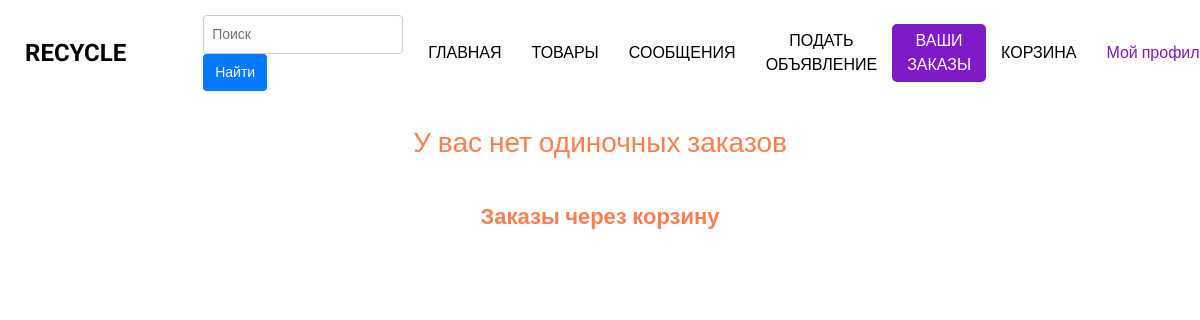
Before: /view-orders-of-user-account/ (signed in) with the older database file.
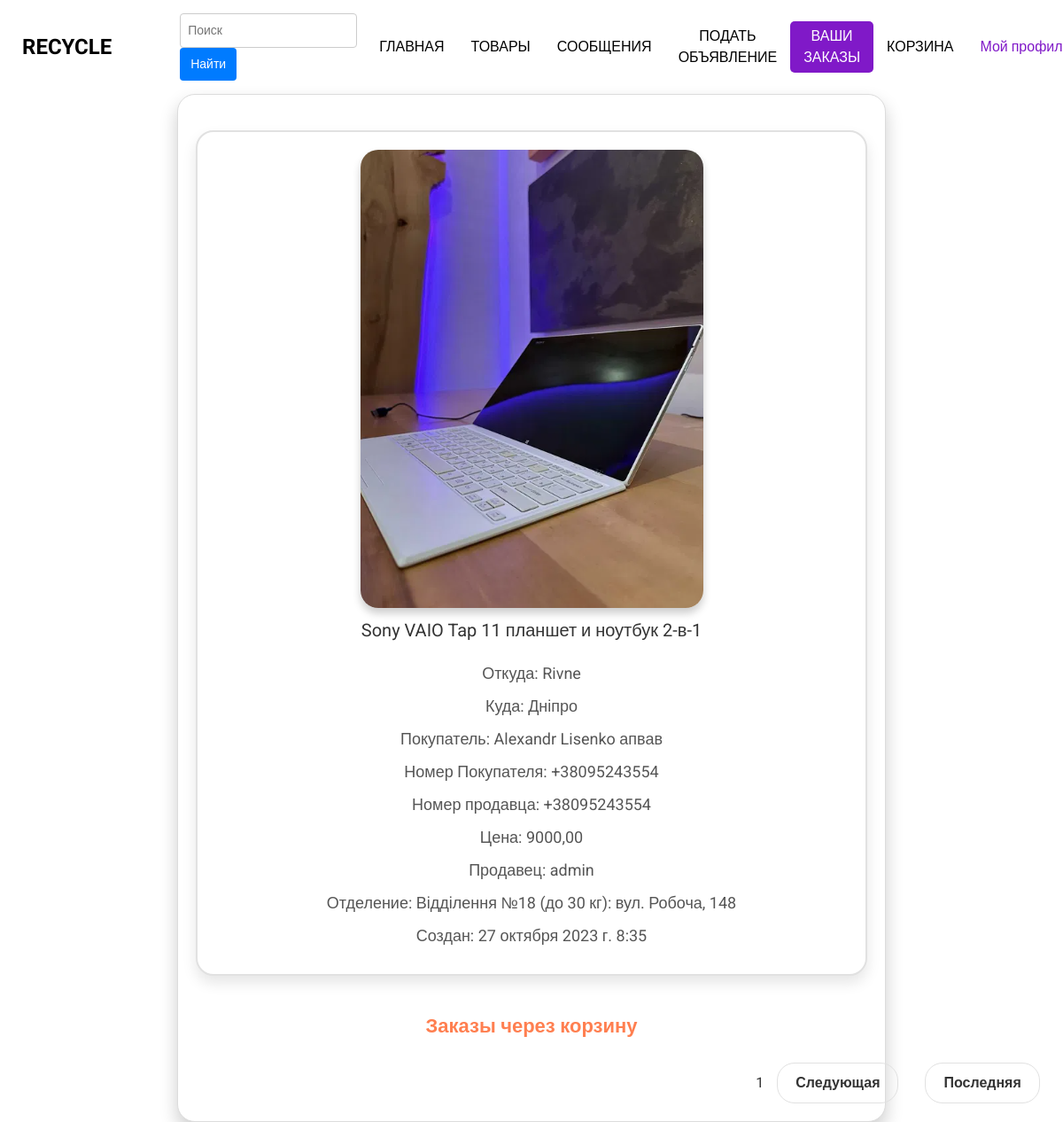
After: the same page with the newer database file.
### bboard/models.py (models this page shows, shortened)
class Order(models.Model):
    product = models.ForeignKey(Product, on_delete=models.CASCADE, verbose_name="Товар")
    customer_name = models.ForeignKey(User, on_delete=models.CASCADE, verbose_name="Клиент")
    email = models.EmailField(verbose_name="Email", blank=True)
    name = models.CharField(max_length=100, null=True, verbose_name="Имя клиента")
    surname = models.CharField(max_length=100, null=True, verbose_name="Фамилия клиента")
    phone_number = models.CharField(max_length=50, null=True, verbose_name="Номер телефона")
    city = models.CharField(max_length=100, null=True, verbose_name="Населенный пункт")
    department = models.CharField(max_length=600, null=True, verbose_name="Отделение")
    created_at = models.DateTimeField(auto_now_add=True, verbose_name="Дата создания")
    class Meta:
        verbose_name = "Заказ"
        verbose_name_plural = "Заказы"

class Product(models.Model):
    user = models.ForeignKey(User, on_delete=models.CASCADE, verbose_name="Пользователь")
    category = models.ForeignKey(Category, on_delete=models.CASCADE, verbose_name="Категория")
    title = models.CharField(max_length=200, verbose_name="Заголовок")
    slug = models.SlugField(unique=True, max_length=400, verbose_name="URL", blank=True)
    description = models.TextField(verbose_name="Описание")
    price = models.DecimalField(max_digits=10, decimal_places=2, verbose_name="Цена")
    image_1 = models.ImageField(upload_to="products", null=True, blank=True, verbose_name="Первое изображение")
    image_2 = models.ImageField(upload_to='products', null=True, blank=True, verbose_name="Второе изображение")
    image_3 = models.ImageField(upload_to='products', null=True, blank=True, verbose_name="Третье изображение")
    created_at = models.DateTimeField(auto_now_add=True, null=True, verbose_name="Дата создания")
    thumbnail_1 = ImageSpecField(source='image_1',
                                 processors=[ResizeToFill(500, 500)],
                                 format='JPEG',
                                 options={'quality': 100})
    thumbnail_2 = ImageSpecField(source='image_2',
                                 processors=[ResizeToFill(500, 500)],
                                 format='JPEG',
                                 options={'quality': 100})
    thumbnail_3 = ImageSpecField(source='image_3',
                                 processors=[ResizeToFill(500, 500)],
                                 format='JPEG',
                                 options={'quality': 100})
    class Meta:
        verbose_name = "Товар"
        verbose_name_plural = "Товары"

### accounts/models.py (models this page shows, shortened)
class User(AbstractUser):
    phone_number = models.CharField(max_length=20, verbose_name="Номер телефона")
    city = models.CharField(max_length=100, choices=CITY_CHOICES, verbose_name="Населенный пункт")
    average_rating = models.DecimalField(max_digits=3, decimal_places=2, default=0.0, verbose_name="Средний рейтинг")
    total_ratings = models.PositiveIntegerField(default=0, verbose_name="Количество оценок")

### bboard/views.py (the view)
# urls.py: path("view-orders-of-user-account/", views.orders_of_user, name="orders_of_user"),
@login_required
def orders_of_user(request):
    orders = services.get_user_orders(request.user)
    page_obj = services.paginate_orders(request, orders)
    return render(request, "products/orders.html",
                  {"page_obj": page_obj})

### bboard/services.py (called while the page is built)
def get_user_orders(user):
    return Order.objects.select_related('product__user').filter(customer_name=user)

def paginate_orders(request, orders, per_page=1):
    paginator = Paginator(orders, per_page)
    page_number = request.GET.get('page')
    return paginator.get_page(page_number)

### templates/products/orders.html (shortened to what this page needs)
{% extends 'products/new/base.html' %}
{% load static %}
{% block styles %}
    <link rel="stylesheet" type="text/css" href="{% static 'orders.css' %}">
{% endblock %}
{% block content %}
    {% if page_obj %}
        <div class="orders">
            {% for order in page_obj %}
                <div class="order">
                    <div class="product-image">
                        <img src="{{ order.product.image_1.url }}" alt="{{ order.product.title }}">
                    </div>
                    <div class="product-details">
                        <p>{{ order.product.title }}</p>
                    </div>
                    <div class="order-info">
                        <p>Откуда: {{ order.product.user.city }}</p>
                        <p>Куда: {{ order.city }}</p>
                        <p>Покупатель: {{ order.name }} {{ order.surname }}</p>
                        <p>Номер Покупателя: {{ order.phone_number }}</p>
                        {% if order.product.user.phone_number %}
                            <p>Номер продавца: {{ order.product.user.phone_number }}</p>
                        {% endif %}
                        <p>Цена: {{ order.product.price }}</p>
                        <p>Продавец: {{ order.product.user.username }}</p>
                        <p>Отделение: {{ order.department }}</p>
                        <p>Создан: {{ order.created_at }}</p>
                    </div>
                </div>
            {% endfor %}
            <a class="centered-link" href="{% url 'orders_of_user_from_cart' %}">Заказы через корзину</a>
            {% if page_obj.has_previous or page_obj.has_next %}
                <div class="pagination" align="center">
                    <span class="current-page">{{ page_obj.number }}</span>
                    {% if page_obj.has_next %}
                        <a href="?page={{ page_obj.next_page_number }}">Следующая</a>
                        <a href="?page={{ page_obj.paginator.num_pages }}">Последняя</a>
                    {% endif %}
                </div>
            {% endif %}
        </div>
    {% else %}
        <h1 class="no-orders-message">У вас нет одиночных заказов</h1>
        <a class="centered-link" href="{% url 'orders_of_user_from_cart' %}">Заказы через корзину</a>
    {% endif %}
{% endblock %}

### templates/products/new/base.html (shortened to what this page needs)
{% load static %}
<!DOCTYPE html>
<html lang="en">
<head>
    {%block styles%}{% endblock %}
    <link rel="stylesheet" type="text/css" href="{%static 'css/bootstrap.css'%}"/>
    <link href="{%static 'css/font-awesome.min.css'%}" rel="stylesheet"/>
    <link href="{% static 'css/style.css'%}" rel="stylesheet"/>
    <link href="{% static 'css/responsive.css'%}" rel="stylesheet"/>
</head>
<body>
<div class="hero_area">
    <header class="header_section">
        <div class="container-fluid">
            {% with request.resolver_match.url_name as current_page %}
            <nav class="navbar navbar-expand-lg custom_nav-container ">
                <a class="navbar-brand" href="{% url 'home'%}">
            <span>
              Recycle
            </span>
                </a>
                <div class="collapse navbar-collapse" id="navbarSupportedContent">
                    <div class="search-form">
                        <a href="{% url 'home' %}" class="home-icon" style="text-decoration: none; color: white;">Главная</a>
                        <form action="{% url 'search' %}" method="GET">
                            <input type="text" name="query" placeholder="Поиск">
                            <button type="submit">Найти</button>
                        </form>
                    </div>
                    <ul class="navbar-nav">
                        <li class="nav-item {% if current_page == 'home' %}active{%endif%}">
                            <a class="nav-link" href="{% url 'home' %}">Главная </a>
                        </li>
                        <li class="nav-item {%if current_page == 'get_products' %}active{%endif%}">
                            <a class="nav-link" href="{% url 'get_products' %}">Товары</a>
                        </li>
                        {%if user.is_authenticated%}
                        <li class="nav-item {%if current_page == 'user_buy' %}active{%endif%}">
                            <a class="nav-link" href="{% url 'user_buy' %}">{%if count%}({{count}}){%endif%}Сообщения</a>
                        </li>
                        <li class="nav-item {%if current_page == 'create_product' %}active{%endif%}">
                            <a class="nav-link" href="{%url 'create_product'%}" style="text-decoration:none">Подать
                                объявление</a>
                        </li>
                        <li class="nav-item {% if current_page == 'orders_of_user'%}active{%endif%}">
                            <a class="nav-link" href="{%url 'orders_of_user'%}" style="text-decoration:none">Ваши
                                заказы</a>
                        </li>
                         <li class="nav-item {% if current_page == 'cart'%}active{%endif%}">
                            <a href="{%url 'cart'%}" class="nav-link">Корзина</a>
                        </li>
                        {%endif%}
                    </ul>
                    <div class="user_optio_box">
                        <div class="dropdown">
                            <a href="#" class="dropdown-toggle" id="profileDropdown" data-toggle="dropdown"
                               aria-haspopup="true" aria-expanded="false">
                                {% if user.is_authenticated %}
                                Мой профиль
                                {% else %}
                                Войти/Создать аккаунт
                                {% endif %}
                            </a>
                        </div>
                    </div>
                </div>
            </nav>
            {% endwith %}
        </div>
    </header>
    {% block content %}
    {% endblock %}
</div>
</body>
</html>

### static/orders.css (style rules this page uses)
body { font-family: 'Arial', sans-serif; background-color: #f5f5f5; }
.orders { background-color: #fff; border: 1px solid #dcdcdc; border-radius: 20px; padding: 20px; width: 90%; max-width: 800px; box-shadow: 0 10px 20px rgba(0, 0, 0, 0.2); color: #333; margin: auto; display: flex; flex-direction: column; justify-content: center; }
.order { background-color: #fff; border: 2px solid #e1e1e1; border-radius: 20px; margin: 20px 0; box-shadow: 0 8px 16px rgba(0, 0, 0, 0.1); display: flex; flex-direction: column; padding: 20px; transition: transform 0.3s ease; }
.product-image { text-align: center; }
.product-image img { max-width: 100%; height: auto; border-radius: 20px; box-shadow: 0 6px 10px rgba(0, 0, 0, 0.2); transition: transform 0.3s ease; }
.product-details { text-align: center; }
.product-details p { font-size: 20px; color: #333; margin: 10px 0; }
.order-info { text-align: center; }
.order-info p { font-size: 18px; color: #555; margin: 10px 0; }
.pagination { display: flex; justify-content: center; align-items: center; margin-top: 20px; text-align: center; margin-left: -20px; }
.pagination a { display: inline-block; margin: 0 15px; text-decoration: none; color: #333; font-weight: bold; transition: color 0.3s ease; padding: 10px 20px; border: 1px solid #e1e1e1; border-radius: 20px; }
.centered-link { display: block; text-align: center; font-weight: bold; font-size: 22px; color: #ff7f50; text-decoration: none; margin: 20px auto; transition: color 0.3s ease; }

### static/css/style.css (style rules this page uses)
body { font-family: "Roboto", sans-serif; color: #0c0c0c; background-color: #ffffff; overflow-x: hidden; }
a, a:hover, a:focus { text-decoration: none; }
.hero_area { position: relative; min-height: 100vh; display: -webkit-box; display: -ms-flexbox; display: flex; -webkit-box-orient: vertical; -webkit-box-direction: normal; -ms-flex-direction: column; flex-direction: column; }
.header_section .container-fluid { padding-right: 25px; padding-left: 25px; }
.navbar-brand span { font-weight: bold; color: #000000; font-size: 24px; text-transform: uppercase; }
.custom_nav-container { padding: 15px 0; }
.custom_nav-container .navbar-nav { margin: auto; }
.custom_nav-container .navbar-nav .nav-item .nav-link { padding: 5px 25px; color: #000000; text-align: center; text-transform: uppercase; border-radius: 5px; -webkit-transition: all 0.3s; transition: all 0.3s; }
.custom_nav-container .navbar-nav .nav-item:hover .nav-link, .custom_nav-container .navbar-nav .nav-item.active .nav-link { color: #ffffff; background-color: #8019c8; }
.user_optio_box { display: -webkit-box; display: -ms-flexbox; display: flex; }
.user_optio_box a { margin-left: 15px; color: #8019c8; }
.search-form { display: flex; align-items: center; }
.search-form input[type="text"] { padding: 8px; border: 1px solid #ccc; border-radius: 4px; margin-right: 10px; font-size: 14px; width: 200px; }
.search-form button { padding: 8px 12px; background-color: #007bff; color: #fff; border: none; border-radius: 4px; cursor: pointer; font-size: 14px; }
.user_optio_box { position: relative; }

### static/css/responsive.css (style rules this page uses)
@media (max-width: 1300px) { .custom_nav-container .navbar-nav { margin: 0; margin-left: auto; align-items: center; } }
@media (max-width: 1300px) { .custom_nav-container .navbar-nav .nav-item .nav-link { padding: 5px 15px; } }
.pagination { margin-top: 5px; margin-left:800px; text-align: center; }

Changed rows visible on the page:
added Order: product.image_1 (picture), product "Sony VAIO Tap 11 планшет и ноутбук 2-в-1", product.user.city "Rivne", city "Дніпро", name "Alexandr Lisenko", surname "апвав", phone_number "+38095243554", product.user.phone_number "+38095243554", product.price "9000,00", product.user.username "admin", department "Відділення №18 (до 30 кг): вул. Робоча, 148", created_at "27 октября 2023 г. 8:35"
Other visible differences:
{{ page_obj.number }}: (not shown) → "1"
text no longer shown: "У вас нет одиночных заказов"
text now shown: "Следующая Последняя"
